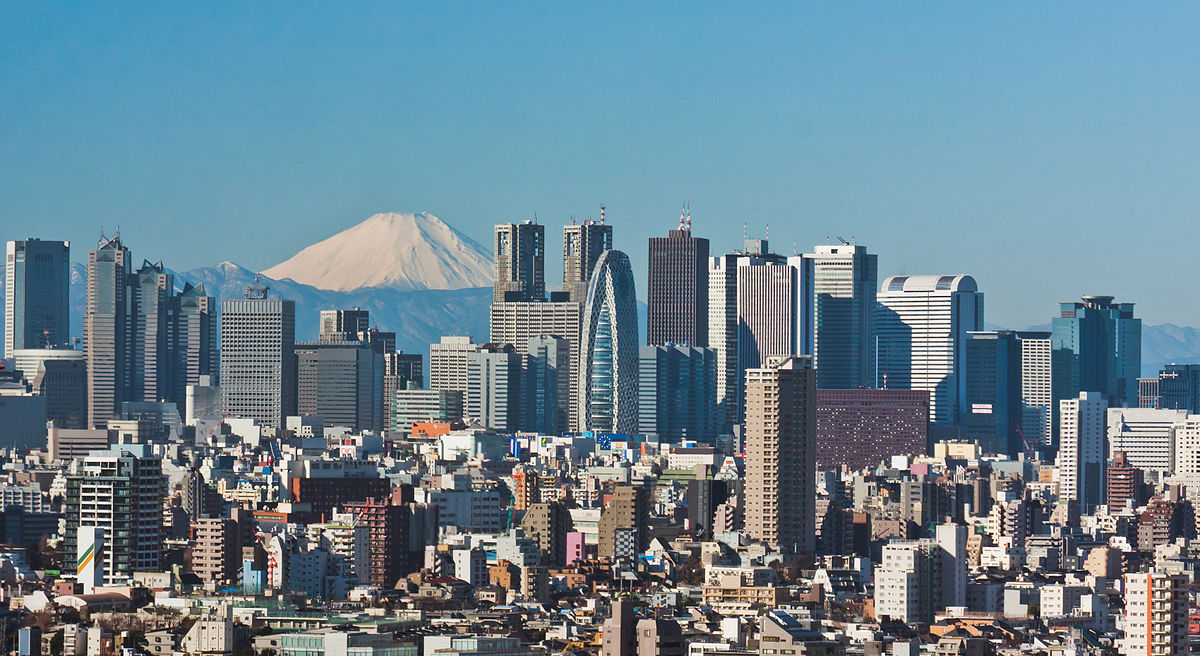
#> input picture Images/city.jpg, 1200 x 656 px, found by its file name
$ python 'Contour Detection.py'
#> lines starting #> are read from the running program, lines starting #| are printed output that depends on the picture; after the words box and inside, x2 and y2 are one past the last pixel; in counts of white or black regions, pixels touching at a corner belong together
# -*- coding: utf-8 -*-
"""
Created on Sun Dec 27 13:09:48 2020

@author: Gowrav Tata
"""

import cv2 as cv
import os
import numpy as np
os.chdir(r"E:/")
img = cv.imread('city.jpg')
#> img is the input picture: shape (656, 1200, 3); mean B, G, R 145.8, 132.6, 107.4
cv.imshow('City',img)

gray = cv.cvtColor(img,cv.COLOR_BGR2GRAY)
cv.imshow('Gray',gray)

blur = cv.GaussianBlur(gray,(5,5),cv.BORDER_DEFAULT)
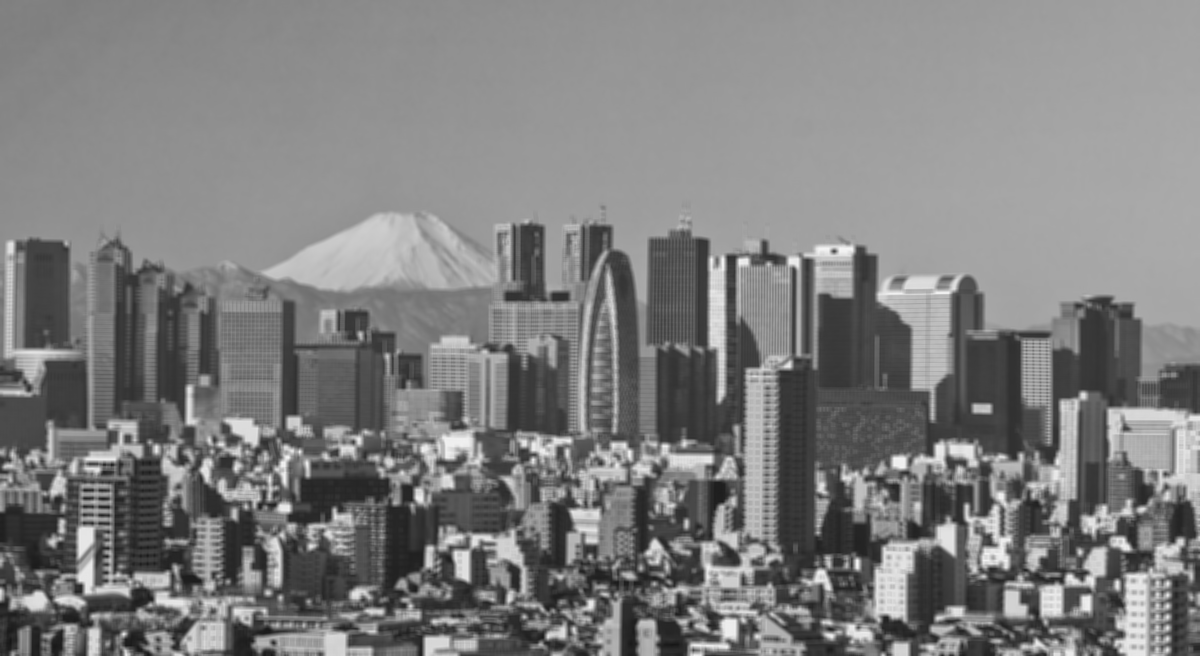
#> blur: shape (656, 1200); min 21, max 245, mean 126.6
cv.imshow('Blur',blur)
canny = cv.Canny(blur,125,175)
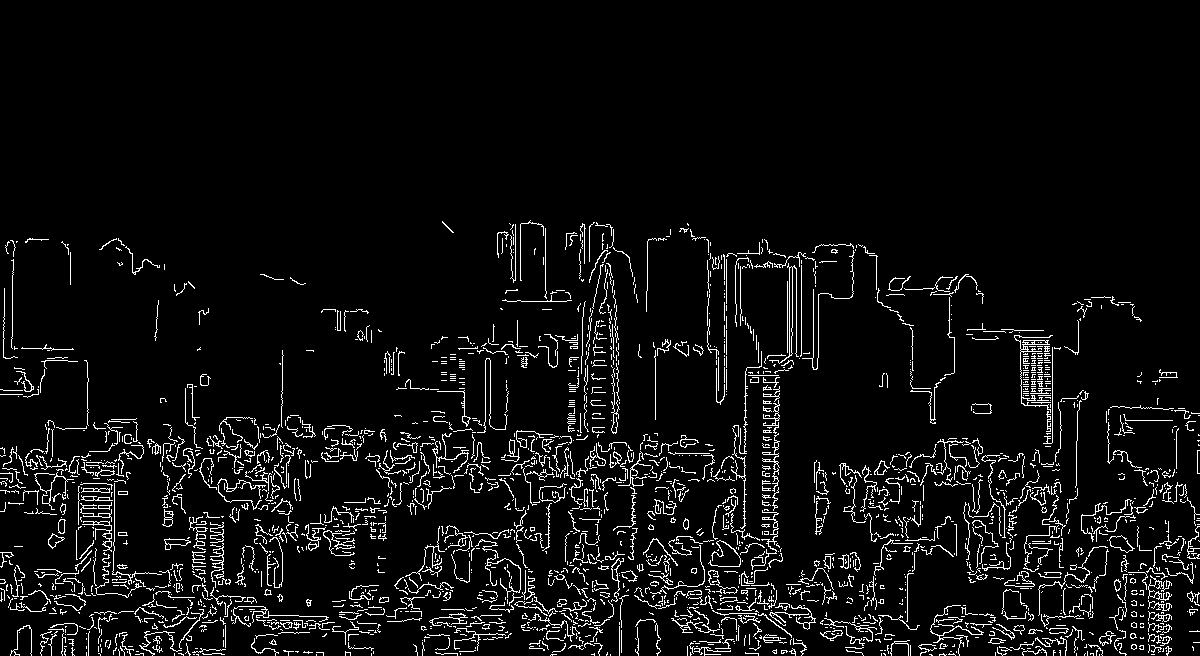
#> canny: shape (656, 1200); 5.6% white in thin lines or dots, all inside (x1, y1, x2, y2) = (0, 220, 1200, 656)
cv.imshow('Canny Edges',canny)
# countours are the boundaries of the image
# retr_tree if we want all the hierarchical contours for external use retr_external , retr_list for all the contours
# cv.chain is for contour approximation , just return all the contours
# chain approx simple only gives the two points
# contours is list of all the coordinates of the contours present
# hierarchy represents the hierarchical representation of encapsulation
contours, hierarchy = cv.findContours(canny,cv.RETR_LIST,cv.CHAIN_APPROX_SIMPLE)
#> contours = 2540 contours, 2421 with area under 20; largest, box (x1, y1, x2, y2) and area: (769, 263, 799, 364) 256, (789, 266, 793, 356) 241, (1014, 335, 1053, 413) 155, (164, 538, 191, 550) 144, (82, 521, 112, 552) 136
print(f'{len(contours)} contours are found')
#| 2540 contours are found

# threshold looks at that image and binarizes it
ret, thresh = cv.threshold(gray,125,255,cv.THRESH_BINARY)
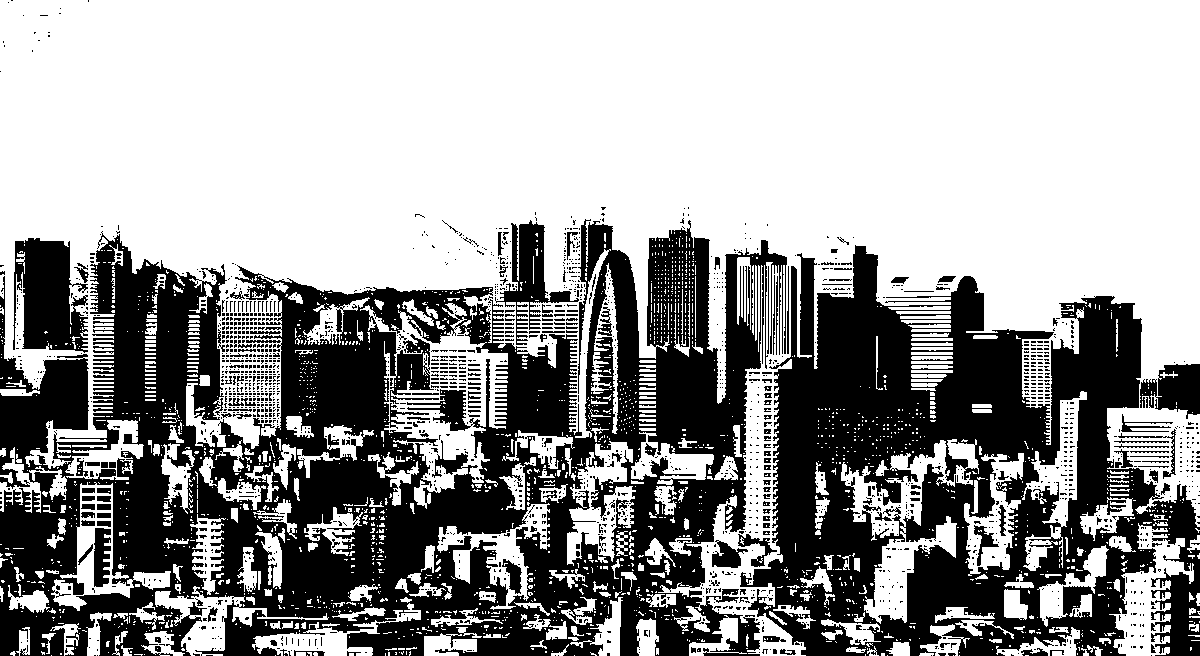
#> thresh: shape (656, 1200); 61.1% white; 1923 black regions (1735 under 20 px)
cv.imshow('Thresh',thresh)

contours, hierarchy = cv.findContours(thresh,cv.RETR_LIST,cv.CHAIN_APPROX_SIMPLE)
#> contours = 4460 contours, 3909 with area under 20; largest, box (x1, y1, x2, y2) and area: (0, 0, 1200, 656) 390361, (360, 303, 508, 509) 12782, (841, 439, 979, 624) 7511, (12, 237, 89, 354) 6393, (51, 482, 171, 611) 4832
print(f'{len(contours)} contours are found')
#| 4460 contours are found

# visualize the contours made on the image
blank = np.zeros(img.shape,dtype='uint8')
cv.imshow('Blank',blank)
gray = cv.cvtColor(img,cv.COLOR_BGR2GRAY)
cv.imshow('Gray',gray)

# threshold looks at that image and binarizes it
#ret, thresh = cv.threshold(gray,125,255,cv.THRESH_BINARY)
#cv.imshow('Thresh',thresh)
canny  = cv.Canny(img,125,175)
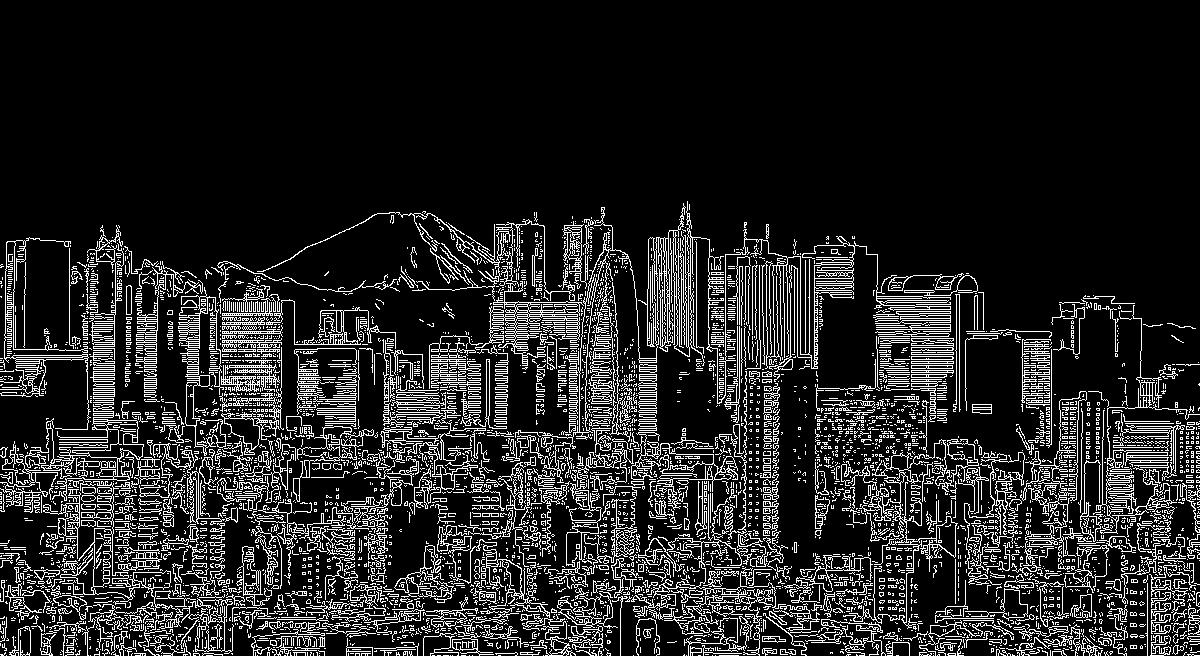
#> canny: shape (656, 1200); 14.2% white in thin lines or dots, all inside (x1, y1, x2, y2) = (0, 201, 1200, 656)
contours, hierarchy = cv.findContours(canny,cv.RETR_LIST,cv.CHAIN_APPROX_SIMPLE)
#> contours = 7566 contours, 6804 with area under 20; largest, box (x1, y1, x2, y2) and area: (539, 201, 951, 467) 6040, (25, 406, 144, 501) 2218, (60, 481, 196, 629) 1640, (293, 426, 374, 502) 1438, (492, 281, 584, 366) 1364
print(f'{len(contours)} contours are found')
#| 7566 contours are found
# 2 is the thickness, -1 is for all the contours we need
cv.drawContours(blank,contours,-1,(0,0,255),1)
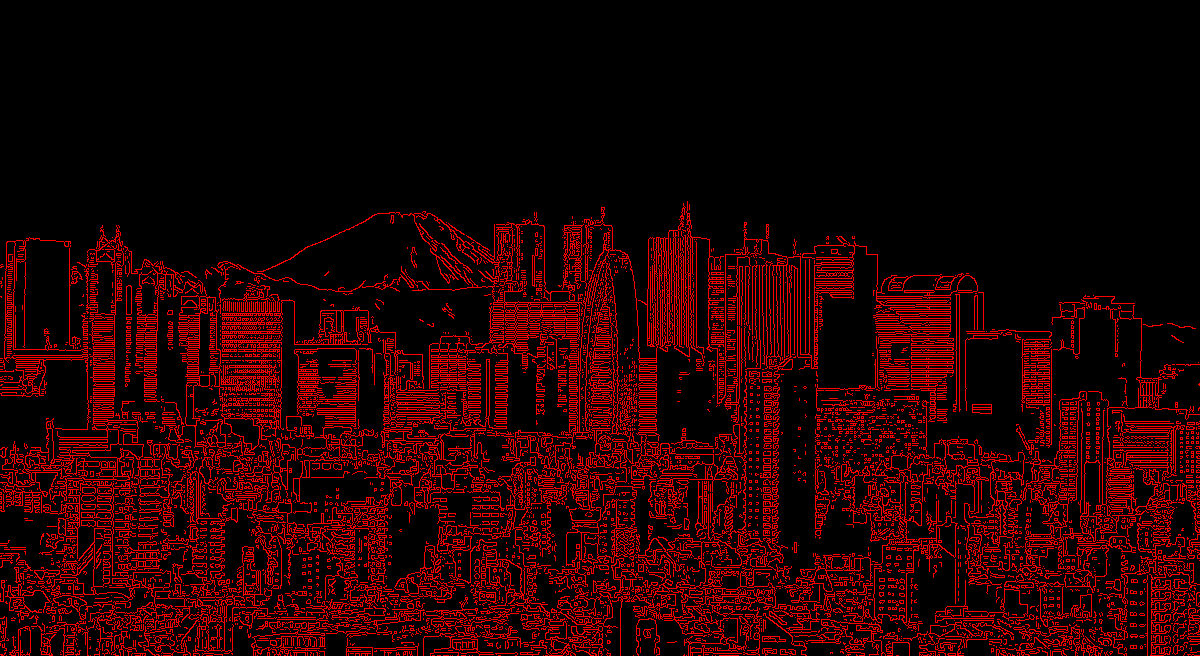
#> blank: shape (656, 1200, 3); mean of channels 0, 1, 2 0, 0, 36.3; drawn as B, G, R

cv.imshow('Contours Drawn',blank)
cv.waitKey(0)

$ run again, with Images/Cat.jpg copied over Images/city.jpg
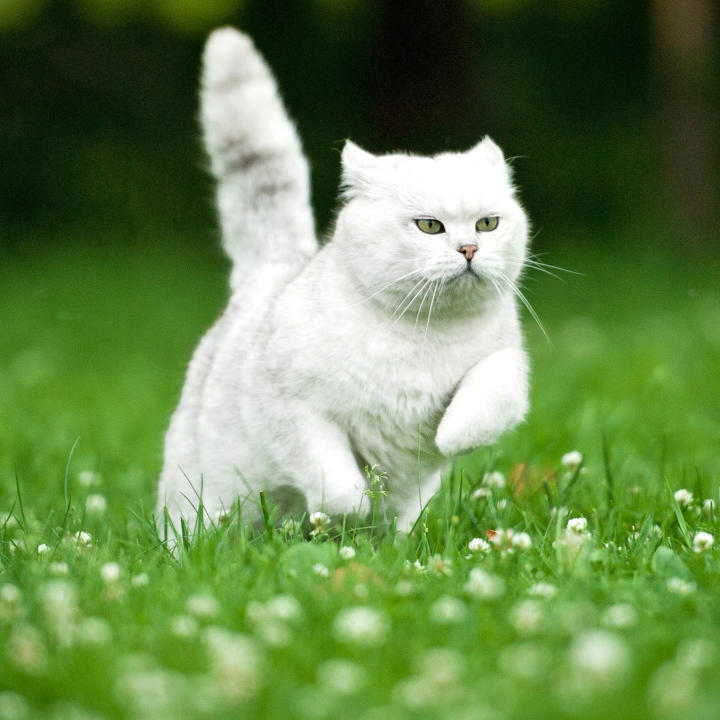
#> input picture Images/Cat.jpg, 720 x 720 px, found by its file name
#> img is the input picture: shape (720, 720, 3); mean B, G, R 78.6, 135, 104.4
#> `canny = cv.Canny(blur,125,175)`:
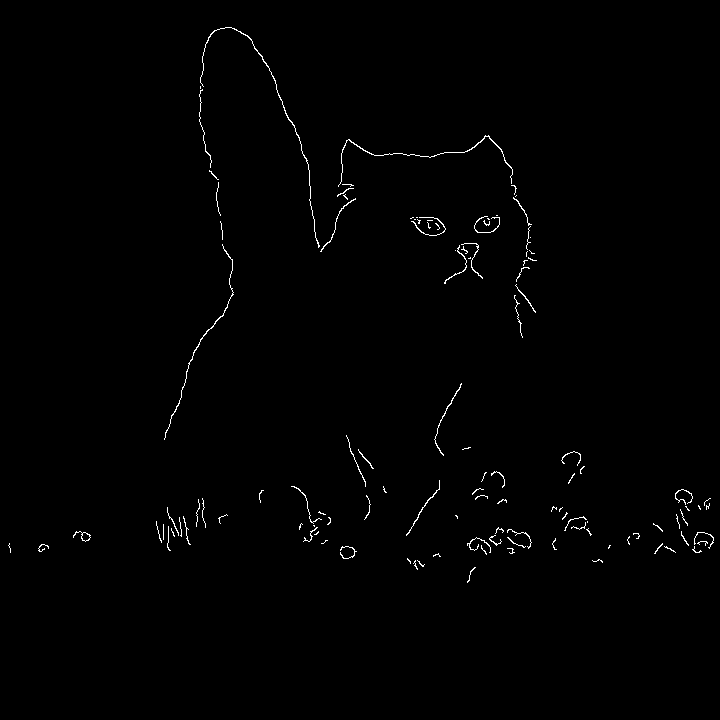
#> canny: shape (720, 720); 0.7% white in thin lines or dots, all inside (x1, y1, x2, y2) = (8, 27, 714, 583)
#> `contours, hierarchy = cv.findContours(canny,cv.RETR_LIST,cv.CHAIN_APPR..`: contours = 119 contours, 110 with area under 20; largest, box (x1, y1, x2, y2) and area: (200, 27, 320, 248) 61, (73, 531, 91, 542) 60, (338, 135, 513, 187) 56, (81, 532, 91, 542) 50, (164, 244, 234, 440) 50
#| 119 contours are found
#> thresh: shape (720, 720); 43.6% white; 383 white regions (324 under 20 px)
#> `contours, hierarchy = cv.findContours(thresh,cv.RETR_LIST,cv.CHAIN_APP..`: contours = 839 contours, 735 with area under 20; largest, box (x1, y1, x2, y2) and area: (12, 27, 664, 720) 220766, (425, 463, 498, 584) 4034, (651, 626, 720, 720) 3623, (77, 578, 207, 677) 3220, (246, 485, 323, 596) 3078
#| 839 contours are found
#> `contours, hierarchy = cv.findContours(canny,cv.RETR_LIST,cv.CHAIN_APPR..`: contours = 825 contours, 774 with area under 20; largest, box (x1, y1, x2, y2) and area: (561, 451, 582, 465) 192, (561, 451, 582, 465) 179, (400, 274, 459, 331) 141, (562, 517, 593, 542) 118, (201, 474, 212, 530) 102
#| 825 contours are found
#> `cv.drawContours(blank,contours,-1,(0,0,255),1)`:
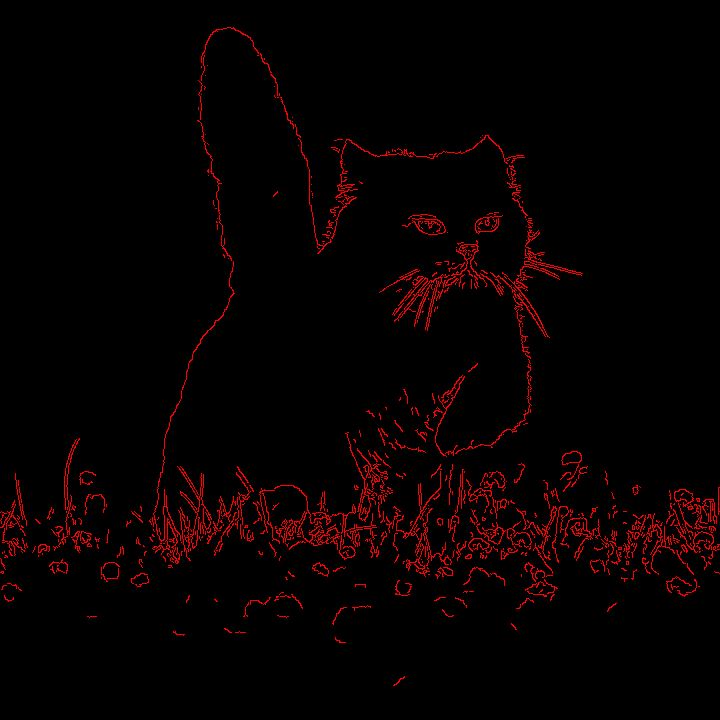
#> blank: shape (720, 720, 3); mean of channels 0, 1, 2 0, 0, 7.3; drawn as B, G, R
